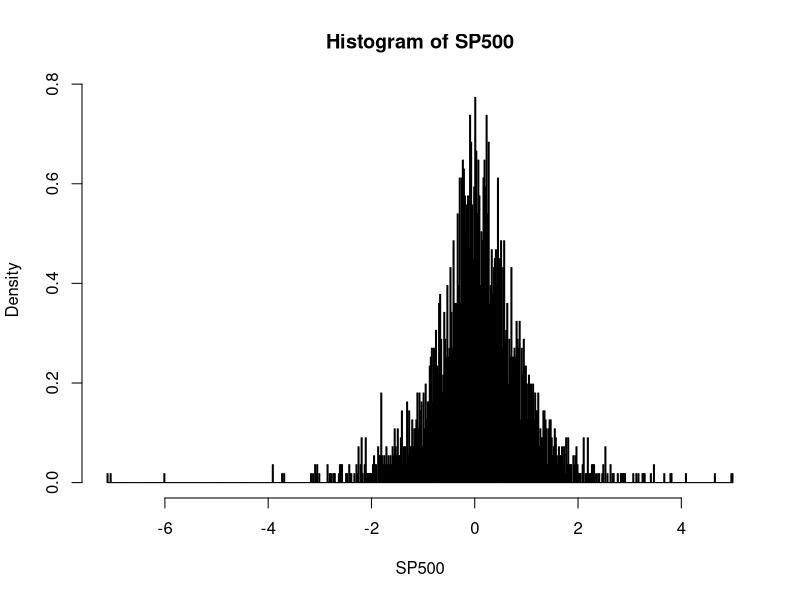

R code for this plot: (Note: this script raises an error after producing the figure.)
 # install.packages("MASS")
library(MASS)

n = 28; Population = SP500
summary(SP500); length(SP500)
hist(SP500, breaks=500, prob=T)

Echantillon = sample(Population, 28, replace=T)
# intarvalle de confiance

Cq = qt(0.95, 27)
Binf = mean(Echantillon) - Cq * var(Echantillon)/sqrt(n)
Bsup = mean(Echantillon) + Cq * var(Echantillon)/sqrt(n)

Binf < mean(Population) & mean(Population) < Bsup 
# La moyenne est bien dans l'intervalle de confiance
#Inter_conf = matrix(nrow = 100, ncol = 2)
Binf=c(); Bsup=c(); M=1000
compteur = 0?barplot
for(i in 1:M){ 
  Echantillon = sample(Population, 28, replace=T)
  Cq = qt(0.975, 27)
  Binf[i] = mean(Echantillon) - Cq * var(Echantillon)/sqrt(n)
  Bsup[i] = mean(Echantillon) + Cq * var(Echantillon)/sqrt(n)
  #Inter_conf[i,1] = mean(Echantillon) - Cq * var(Echantillon)/sqrt(n)
  #Inter_conf[i,2] = mean(Echantillon) + Cq * var(Echantillon)/sqrt(n)
  if(mean(Population) <= Bsup[i] & mean(Population) >= Binf[i]){ compteur = compteur + 1}
}
compteur/M
#mean(Inter_conf[i,1]) < mean(Population) & mean(Population) > mean(Inter_conf)
#barplot(Inter_conf, beside=TRUE, type='l')

# variance
Vinf=c(); Vsup=c(); M=100; n=15
C1 = qchisq(0.05, n-1); C2 = qchisq(0.95, n-1)
compteur = 0
for(i in 1:M){ 
  Echantillon = sample(Population, 28, replace=T)
  Cq = qt(0.975, 27)
  Vinf[i] = (n-1)*var(Echantillon) /C2
  Bsup[i] = (n-1)*var(Echantillon) /C1
  #Inter_conf[i,1] = mean(Echantillon) - Cq * var(Echantillon)/sqrt(n)
  #Inter_conf[i,2] = mean(Echantillon) + Cq * var(Echantillon)/sqrt(n)
  if(var(Population) <= Bsup[i] & var(Population) >= Binf[i]){ compteur = compteur + 1}
}
compteur/M
plot(Vinf, Vsup, type='l')
abline(h=0.5, col='red')
